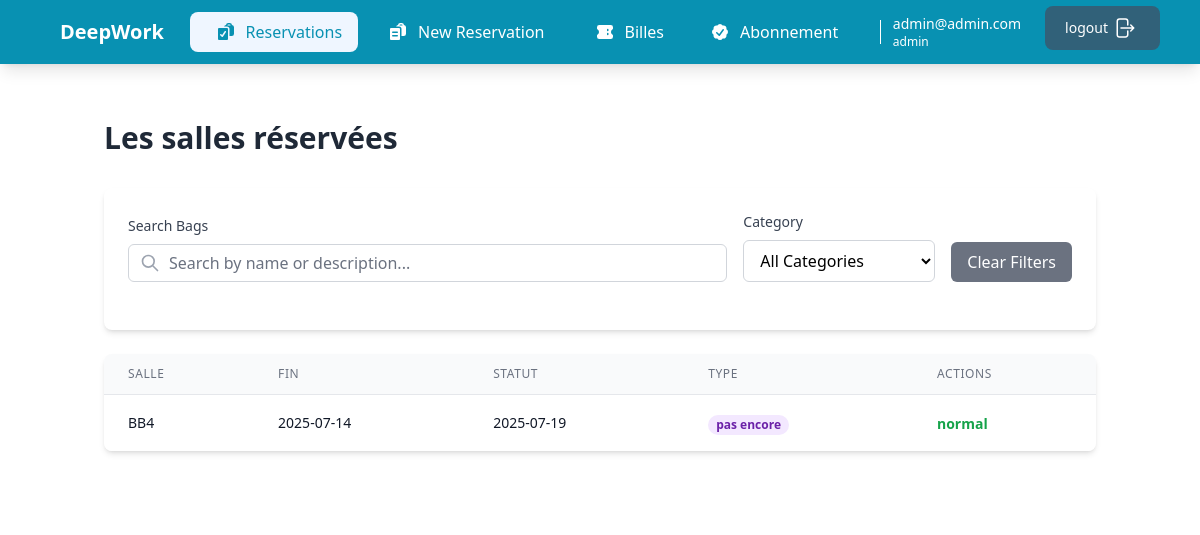
Page /reservation/list/ (signed in) on the committed database.
### user/models.py (models this page shows, shortened)
class User(AbstractUser):
    ROLE = (
        ('admin', 'admin'),
        ('staff', 'ataff'),
        ('client', 'client'),
    )
    role = models.CharField(max_length=10, choices=ROLE, default='client')
    phone = models.CharField(max_length=15, blank=True, null=True)
    photo = models.CharField( blank=True, null=True)

### reservation/models.py (models this page shows)
class Reservation(models.Model):
    user = models.CharField()
    from_reserve = models.CharField(null=True)
    to_reserve = models.CharField(null=True)
    duree = models.CharField(null=True)
    num_salle = models.CharField()
    num_ticket = models.CharField()
    equipements = models.JSONField()
    servises = models.JSONField()
    status = models.CharField( default="pas encore")
    type = models.CharField()
    prix = models.CharField()
    date = models.CharField(null=True)
    piament = models.CharField(null=True , default="pas encore")

### reservation/views.py (the view)
# urls.py: path('list/', reservationViews.list_reservation , name="list_reservation"),
    @staticmethod
    @login_required
    def list_reservation(request):
        role = request.user.username
        data =  {
             "num_salle" : request.POST.get('num_salle' , ''),
             "status" : request.POST.get('status' , ''),
        }
        print(data)
        return render( request, "list_reservation.html" , {"products" : ReservationDb.filterByUser(data , role) ,"title" : "Reservations"})

### reservation/db.py (called while the page is built)
    def filterByUser(data , user):
        reservation  = Reservation.objects.filter(user=user)
        if data.get("num_salle"):
            reservation = reservation.filter(num_salle__icontains=data["num_salle"].strip())
        if data.get("status"):
            reservation = reservation.filter(status=data["status"].strip())
        for i in reservation:
            i.equipements = json.loads(i.equipements)
            i.servises = json.loads(i.servises)
        return reservation

### reservation/templates/list_reservation.html (shortened to what this page needs)
{% extends 'menu_user.html' %}
{% block content %}
    <div class="container mx-auto px-4 py-8">
        <h1 class="text-3xl font-bold text-gray-800 mb-8">Les salles réservées</h1>
        <div class="bg-white rounded-lg shadow-md p-6 mb-6">
        <form action="{% url 'list_page_staff' %}" method="post" class="mb-6">
            <div class="flex flex-col md:flex-row gap-4 items-end">
                <div class="flex-1">
                    <label for="searchInput" class="block text-sm font-medium text-gray-700 mb-2">Search Bags</label>
                    <div class="relative">
                        <div class="absolute inset-y-0 left-0 pl-3 flex items-center pointer-events-none">
                        </div>
                        <input
                            type="text"
                            id="num_salle"
                            name="num_salle"
                            placeholder="Search by name or description..."
                            class="block w-full pl-10 pr-3 py-2 border border-gray-300 rounded-md leading-5 bg-white placeholder-gray-500 focus:outline-none focus:placeholder-gray-400 focus:ring-1 focus:ring-blue-500 focus:border-blue-500"
                        >
                    </div>
                </div>
                <div class="w-full md:w-48">
                    <label for="categorySelect" class="block text-sm font-medium text-gray-700 mb-2">Category</label>
                    <select
                        name ="status"
                        id="categorySelect"
                        class="block w-full px-3 py-2 border border-gray-300 rounded-md bg-white focus:outline-none focus:ring-1 focus:ring-blue-500 focus:border-blue-500"
                    >
                        <option value="">All Categories</option>
                    </select>
                </div>
                <button
                type="submit"
                    class="px-4 py-2 bg-gray-500 hover:bg-gray-600 text-white rounded-md transition-colors whitespace-nowrap"
                >
                    Clear Filters
                </button>
            </div>
        </div>
        <div class="bg-white shadow-md rounded-lg overflow-hidden">
            <table class="min-w-full divide-y divide-gray-200">
                <thead class="bg-gray-50">
                    <tr>
                        <th class="px-6 py-3 text-left text-xs font-medium text-gray-500 uppercase tracking-wider">Salle</th>
                        <th class="px-6 py-3 text-left text-xs font-medium text-gray-500 uppercase tracking-wider">Fin</th>
                        <th class="px-6 py-3 text-left text-xs font-medium text-gray-500 uppercase tracking-wider">Statut</th>
                        <th class="px-6 py-3 text-left text-xs font-medium text-gray-500 uppercase tracking-wider">Type</th>
                        <th class="px-6 py-3 text-left text-xs font-medium text-gray-500 uppercase tracking-wider">Actions</th>
                    </tr>
                </thead>
                <tbody class="bg-white divide-y divide-gray-200">
                    {% for reservation in products %}
                    <tr class="hover:bg-gray-50">
                        <td class="px-6 py-4 whitespace-nowrap">
                            <div class="text-sm font-medium text-gray-900">{{ reservation.num_salle }}</div>
                        </td>
                        <td class="px-6 py-4 whitespace-nowrap">
                            <div class="text-sm text-gray-900">{{ reservation.from_reserve }}</div>
                        </td>
                        <td class="px-6 py-4 whitespace-nowrap">
                            <div class="text-sm text-gray-900">{{ reservation.to_reserve }}</div>
                        </td>
                        <td class="px-6 py-4 whitespace-nowrap">
                            <span class="px-2 inline-flex text-xs leading-5 font-semibold rounded-full
                                {% if reservation.status == 'confirmed' %}bg-green-100 text-green-800
                                {% else %}bg-purple-100 text-purple-800{% endif %}">
                                {{ reservation.status }}
                            </span>
                        </td>
                        <td class="px-6 py-4 whitespace-nowrap">
                            <span class="text-sm font-bold text-green-600">{{ reservation.type }}</span>
                        </td>
                    </tr>
                    {% endfor %}
                </tbody>
            </table>
        </div>
    </div>
{% endblock %}

### templates/menu_user.html (shortened to what this page needs)
<!DOCTYPE html>
<html lang="en">
<head>
    <script src="https://cdn.tailwindcss.com"></script>
    <link rel="stylesheet" href="https://cdnjs.cloudflare.com/ajax/libs/font-awesome/6.4.0/css/all.min.css">
</head>
<body class="bg-whiteflex flex-col min-h-screen">
    <nav class="bg-cyan-600 shadow-lg sticky top-0 z-50">
        <div class="max-w-7xl mx-auto px-4 sm:px-6 lg:px-8">
            <div class="flex justify-between h-16">
                <div class="flex items-center">
                    <a href="#" class="flex items-center group">
                        <div class=" p-2 rounded-lg transition-colors duration-300">
                        </div>
                        <span class="ml-3 text-xl font-bold text-white group-hover:text-blue-600 transition-colors duration-300">DeepWork</span>
                    </a>
                </div>
                <div class="hidden md:flex items-center space-x-1 m-2.5">
                    <div class="dropdown relative">
                    <a  href = {% url "list_reservation" %}>
                        <button class="nav-link   hover:text-cyan-600 px-4 py-2 flex items-center rounded-lg hover:bg-blue-50 {% if title == 'Reservations' %} text-cyan-600 bg-blue-50 {% else %} text-white {% endif %}  transition-colors duration-200">
                            Reservations
                        </button>
                    </div>
                    <div class="dropdown relative">
                     <a href = {% url  "create_page" %}>
                        <button class="nav-link  hover:text-cyan-600  px-4 py-2 flex items-center rounded-lg hover:bg-blue-50 {% if title == 'New_Reservation' %} text-cyan-600  bg-blue-50 {% else %} text-white  {% endif %}  transition-colors duration-200">
                        New Reservation
                        </button>
                    </div>
                    <a href={% url "list_page_billet" %} class="nav-link {% if title == 'Billes' %} text-cyan-600  bg-blue-50 {% else %} text-white  {% endif %}  hover:text-cyan-600 px-4 py-2 flex items-center rounded-lg hover:bg-blue-50 transition-colors duration-200">
                        Billes
                    </a>
                        {% if is_abonnee %}
                        {% else %}
                    <a href={% url "page_abo" %} class="nav-link {% if title == 'Abonnement' %} text-cyan-600  bg-blue-50 {% else %} text-white  {% endif %}  hover:text-cyan-600 px-4 py-2 flex items-center rounded-lg hover:bg-blue-50 transition-colors duration-200">
                        Abonnement
                    </a>
                        {% endif %}
                </div>
                <div class="flex items-center space-x-3">
                    <div class="dropdown relative">
                       <div class="flex items-center space-x-2 focus:outline-none group">
                       <div class="hidden lg:flex flex-col items-start">
        <span class="text-sm font-medium text-white group-hover:text-blue-600 transition-colors duration-200">{{ user.username }}</span>
        <span class="text-xs text-white">{{ user.role }}
        </span>
    </div>
    <div class="relative">
        <a class="ml-4" href="{% url 'logout' %}">
            <button type="button" class="text-white bg-[#316179] hover:bg-[#316179]/90 focus:ring-4 focus:outline-none focus:ring-[#050708]/50 font-medium rounded-lg text-sm px-5 py-2.5 text-center inline-flex items-center dark:focus:ring-[#050708]/50 dark:hover:bg-[#050708]/30 me-2 mb-2">
                logout
                <div class="mx-1">
                </div>
            </button>
        </a>
    </div>
</div>
                    </div>
                </div>
            </div>
        </div>
    </nav>
    <main class="flex-1 overflow-y-auto p-6 bg-white">
        {% block content %}{% endblock %}
    </main>
</body>
</html>

### rows in the picture
User: username "admin@admin.com", role "admin"
Reservation: num_salle "BB4", from_reserve "2025-07-14", to_reserve "2025-07-19", status "pas encore", type "normal"
